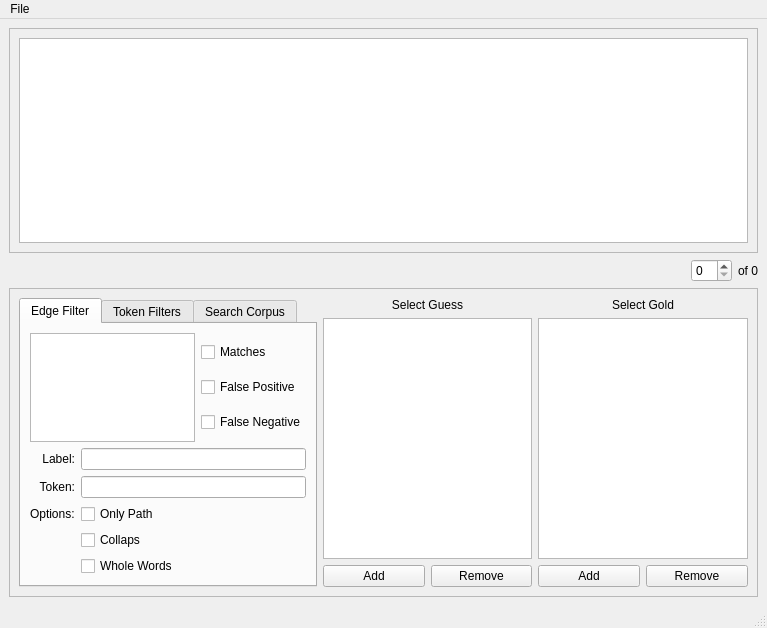
<?xml version="1.0" encoding="UTF-8"?>
<ui version="4.0">
 <class>MainWindow</class>
 <widget class="QMainWindow" name="MainWindow">
  <property name="geometry">
   <rect>
    <x>0</x>
    <y>0</y>
    <width>767</width>
    <height>628</height>
   </rect>
  </property>
  <property name="minimumSize">
   <size>
    <width>767</width>
    <height>628</height>
   </size>
  </property>
  <property name="sizeIncrement">
   <size>
    <width>1</width>
    <height>1</height>
   </size>
  </property>
  <property name="windowTitle">
   <string>What's Wrong With My NLP?</string>
  </property>
  <widget class="QWidget" name="centralwidget">
   <layout class="QGridLayout" name="gridLayout_8">
    <item row="0" column="0">
     <widget class="QScrollArea" name="scrollArea_2">
      <property name="minimumSize">
       <size>
        <width>0</width>
        <height>225</height>
       </size>
      </property>
      <property name="widgetResizable">
       <bool>true</bool>
      </property>
      <widget class="QWidget" name="scrollAreaWidgetContents_2">
       <property name="geometry">
        <rect>
         <x>0</x>
         <y>0</y>
         <width>741</width>
         <height>223</height>
        </rect>
       </property>
       <layout class="QGridLayout" name="gridLayout_2">
        <item row="0" column="0">
         <widget class="QGraphicsView" name="graphicsView">
          <property name="enabled">
           <bool>true</bool>
          </property>
         </widget>
        </item>
       </layout>
      </widget>
     </widget>
    </item>
    <item row="6" column="0">
     <widget class="QScrollArea" name="scrollArea">
      <property name="sizePolicy">
       <sizepolicy hsizetype="Minimum" vsizetype="Expanding">
        <horstretch>0</horstretch>
        <verstretch>0</verstretch>
       </sizepolicy>
      </property>
      <property name="widgetResizable">
       <bool>true</bool>
      </property>
      <widget class="QWidget" name="scrollAreaWidgetContents">
       <property name="geometry">
        <rect>
         <x>0</x>
         <y>0</y>
         <width>741</width>
         <height>294</height>
        </rect>
       </property>
       <layout class="QGridLayout" name="gridLayout">
        <item row="3" column="1">
         <layout class="QHBoxLayout" name="horizontalLayout_4" stretch="0,0">
          <property name="sizeConstraint">
           <enum>QLayout::SetFixedSize</enum>
          </property>
          <item>
           <layout class="QVBoxLayout" name="verticalLayout_3">
            <item>
             <widget class="QLabel" name="label_2">
              <property name="text">
               <string>Select Guess</string>
              </property>
              <property name="alignment">
               <set>Qt::AlignCenter</set>
              </property>
             </widget>
            </item>
            <item>
             <widget class="QListWidget" name="selectGuessListWidget">
              <property name="maximumSize">
               <size>
                <width>16777215</width>
                <height>16777215</height>
               </size>
              </property>
             </widget>
            </item>
            <item>
             <layout class="QHBoxLayout" name="horizontalLayout">
              <property name="topMargin">
               <number>0</number>
              </property>
              <item>
               <widget class="QPushButton" name="addGuessPushButton">
                <property name="text">
                 <string>Add</string>
                </property>
               </widget>
              </item>
              <item>
               <widget class="QPushButton" name="removeGuessPushButton">
                <property name="text">
                 <string>Remove</string>
                </property>
               </widget>
              </item>
             </layout>
            </item>
           </layout>
          </item>
          <item>
           <layout class="QVBoxLayout" name="verticalLayout_2">
            <item>
             <widget class="QLabel" name="label">
              <property name="text">
               <string>Select Gold</string>
              </property>
              <property name="alignment">
               <set>Qt::AlignCenter</set>
              </property>
             </widget>
            </item>
            <item>
             <widget class="QListWidget" name="selectGoldListWidget">
              <property name="maximumSize">
               <size>
                <width>16777215</width>
                <height>16777215</height>
               </size>
              </property>
              <property name="isWrapping" stdset="0">
               <bool>false</bool>
              </property>
             </widget>
            </item>
            <item>
             <layout class="QHBoxLayout" name="horizontalLayout_2">
              <property name="topMargin">
               <number>0</number>
              </property>
              <item>
               <widget class="QPushButton" name="pushButtonAddGold">
                <property name="text">
                 <string>Add</string>
                </property>
               </widget>
              </item>
              <item>
               <widget class="QPushButton" name="removeGoldPushButton">
                <property name="text">
                 <string>Remove</string>
                </property>
               </widget>
              </item>
             </layout>
            </item>
           </layout>
          </item>
         </layout>
        </item>
        <item row="3" column="0">
         <widget class="QTabWidget" name="searchCorpusTab">
          <property name="layoutDirection">
           <enum>Qt::LeftToRight</enum>
          </property>
          <property name="currentIndex">
           <number>0</number>
          </property>
          <widget class="QWidget" name="tab_2">
           <attribute name="title">
            <string>Edge Filter</string>
           </attribute>
           <layout class="QGridLayout" name="gridLayout_6">
            <item row="12" column="1">
             <widget class="QCheckBox" name="collapsCheckBox">
              <property name="text">
               <string>Collaps</string>
              </property>
             </widget>
            </item>
            <item row="8" column="0">
             <widget class="QLabel" name="EdgeLabelLabel">
              <property name="layoutDirection">
               <enum>Qt::RightToLeft</enum>
              </property>
              <property name="text">
               <string>Label:</string>
              </property>
              <property name="alignment">
               <set>Qt::AlignRight|Qt::AlignTrailing|Qt::AlignVCenter</set>
              </property>
             </widget>
            </item>
            <item row="11" column="1">
             <widget class="QCheckBox" name="onlyPathCheckBox">
              <property name="text">
               <string>Only Path</string>
              </property>
             </widget>
            </item>
            <item row="10" column="0">
             <widget class="QLabel" name="EdgeFilterTokenLabel">
              <property name="layoutDirection">
               <enum>Qt::RightToLeft</enum>
              </property>
              <property name="text">
               <string>Token:</string>
              </property>
              <property name="alignment">
               <set>Qt::AlignRight|Qt::AlignTrailing|Qt::AlignVCenter</set>
              </property>
             </widget>
            </item>
            <item row="10" column="1">
             <widget class="QLineEdit" name="edgeFilterTokenLineEdit"/>
            </item>
            <item row="13" column="1">
             <widget class="QCheckBox" name="edgeFilterWholeWordsCheckBox">
              <property name="text">
               <string>Whole Words</string>
              </property>
             </widget>
            </item>
            <item row="1" column="0" colspan="2">
             <layout class="QHBoxLayout" name="horizontalLayout_5">
              <item>
               <widget class="QListWidget" name="edgeTypeListWidget">
                <property name="maximumSize">
                 <size>
                  <width>16777215</width>
                  <height>16777215</height>
                 </size>
                </property>
               </widget>
              </item>
              <item>
               <layout class="QVBoxLayout" name="verticalLayout_5">
                <property name="sizeConstraint">
                 <enum>QLayout::SetDefaultConstraint</enum>
                </property>
                <item>
                 <widget class="QCheckBox" name="matchesCheckBox">
                  <property name="text">
                   <string>Matches</string>
                  </property>
                 </widget>
                </item>
                <item>
                 <widget class="QCheckBox" name="falsePositiveCheckBox">
                  <property name="text">
                   <string>False Positive</string>
                  </property>
                 </widget>
                </item>
                <item>
                 <widget class="QCheckBox" name="falseNegativeCheckBox">
                  <property name="text">
                   <string>False Negative</string>
                  </property>
                 </widget>
                </item>
               </layout>
              </item>
             </layout>
            </item>
            <item row="11" column="0">
             <widget class="QLabel" name="EdgeFilterOptionsLabel">
              <property name="text">
               <string>Options:</string>
              </property>
             </widget>
            </item>
            <item row="8" column="1">
             <widget class="QLineEdit" name="labelLineEdit"/>
            </item>
           </layout>
          </widget>
          <widget class="QWidget" name="tab_3">
           <attribute name="title">
            <string>Token Filters</string>
           </attribute>
           <layout class="QGridLayout" name="gridLayout_3">
            <item row="4" column="1">
             <widget class="QCheckBox" name="tokenFilterWholeWordsCheckBox">
              <property name="text">
               <string>Whole Words</string>
              </property>
             </widget>
            </item>
            <item row="3" column="1">
             <widget class="QLabel" name="TokenFilterOptionsLabel">
              <property name="text">
               <string>Options:</string>
              </property>
             </widget>
            </item>
            <item row="1" column="0" rowspan="6">
             <widget class="QListWidget" name="tokenTypesListWidget">
              <property name="maximumSize">
               <size>
                <width>16777215</width>
                <height>16777215</height>
               </size>
              </property>
             </widget>
            </item>
            <item row="0" column="0">
             <widget class="QLabel" name="ShowPropertiesLabel">
              <property name="text">
               <string>Show Properties</string>
              </property>
             </widget>
            </item>
            <item row="0" column="1">
             <widget class="QLabel" name="TokenFiltersTokenLabel">
              <property name="text">
               <string>Token:</string>
              </property>
             </widget>
            </item>
            <item row="1" column="1">
             <widget class="QLineEdit" name="tokenFilterTokenLineEdit"/>
            </item>
            <item row="2" column="1">
             <spacer name="verticalSpacer">
              <property name="orientation">
               <enum>Qt::Vertical</enum>
              </property>
              <property name="sizeHint" stdset="0">
               <size>
                <width>20</width>
                <height>40</height>
               </size>
              </property>
             </spacer>
            </item>
           </layout>
          </widget>
          <widget class="QWidget" name="tab_5">
           <attribute name="title">
            <string>Search Corpus</string>
           </attribute>
           <layout class="QGridLayout" name="gridLayout_4">
            <item row="0" column="0">
             <widget class="QLineEdit" name="searchCorpusLineEdit"/>
            </item>
            <item row="0" column="1">
             <widget class="QPushButton" name="searchButton">
              <property name="text">
               <string>Search</string>
              </property>
             </widget>
            </item>
            <item row="1" column="0" colspan="2">
             <widget class="QListWidget" name="searchResultLisWidget"/>
            </item>
           </layout>
          </widget>
         </widget>
        </item>
       </layout>
      </widget>
     </widget>
    </item>
    <item row="5" column="0">
     <layout class="QHBoxLayout" name="horizontalLayout_10">
      <property name="sizeConstraint">
       <enum>QLayout::SetMinimumSize</enum>
      </property>
      <property name="topMargin">
       <number>0</number>
      </property>
      <property name="rightMargin">
       <number>0</number>
      </property>
      <item>
       <spacer name="horizontalSpacer">
        <property name="orientation">
         <enum>Qt::Horizontal</enum>
        </property>
        <property name="sizeHint" stdset="0">
         <size>
          <width>40</width>
          <height>20</height>
         </size>
        </property>
       </spacer>
      </item>
      <item>
       <widget class="QSpinBox" name="spinBox">
        <property name="sizePolicy">
         <sizepolicy hsizetype="Minimum" vsizetype="Minimum">
          <horstretch>0</horstretch>
          <verstretch>0</verstretch>
         </sizepolicy>
        </property>
        <property name="maximumSize">
         <size>
          <width>16777215</width>
          <height>16777215</height>
         </size>
        </property>
        <property name="layoutDirection">
         <enum>Qt::LeftToRight</enum>
        </property>
        <property name="alignment">
         <set>Qt::AlignLeading|Qt::AlignLeft|Qt::AlignVCenter</set>
        </property>
       </widget>
      </item>
      <item>
       <widget class="QLabel" name="SpinBoxLabel">
        <property name="sizePolicy">
         <sizepolicy hsizetype="Maximum" vsizetype="Preferred">
          <horstretch>0</horstretch>
          <verstretch>0</verstretch>
         </sizepolicy>
        </property>
        <property name="text">
         <string>of 0</string>
        </property>
        <property name="alignment">
         <set>Qt::AlignCenter</set>
        </property>
        <property name="margin">
         <number>0</number>
        </property>
        <property name="indent">
         <number>-1</number>
        </property>
        <property name="buddy">
         <cstring>spinBox</cstring>
        </property>
       </widget>
      </item>
     </layout>
    </item>
   </layout>
  </widget>
  <widget class="QMenuBar" name="menubar">
   <property name="geometry">
    <rect>
     <x>0</x>
     <y>0</y>
     <width>767</width>
     <height>22</height>
    </rect>
   </property>
   <widget class="QMenu" name="menuFile">
    <property name="title">
     <string>File</string>
    </property>
    <addaction name="actionExport"/>
   </widget>
   <addaction name="menuFile"/>
  </widget>
  <widget class="QStatusBar" name="statusbar"/>
  <action name="actionImprt">
   <property name="text">
    <string>Imprt</string>
   </property>
  </action>
  <action name="actionAddGold">
   <property name="checkable">
    <bool>true</bool>
   </property>
   <property name="text">
    <string>AddGold</string>
   </property>
   <property name="toolTip">
    <string>Add Gold File</string>
   </property>
  </action>
  <action name="actionExport">
   <property name="text">
    <string>Export</string>
   </property>
  </action>
 </widget>
 <resources/>
 <connections/>
</ui>
